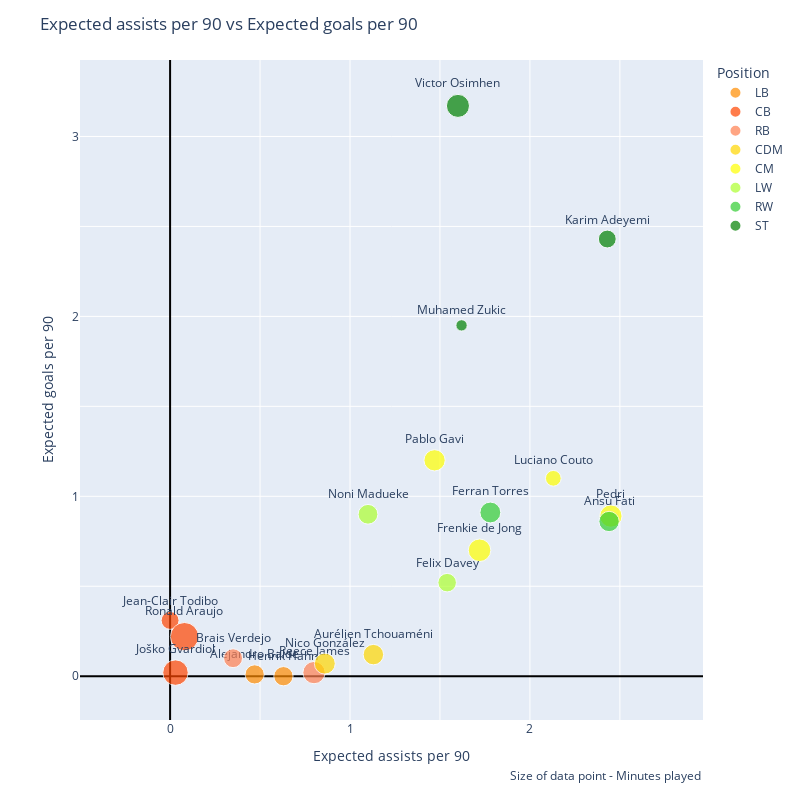
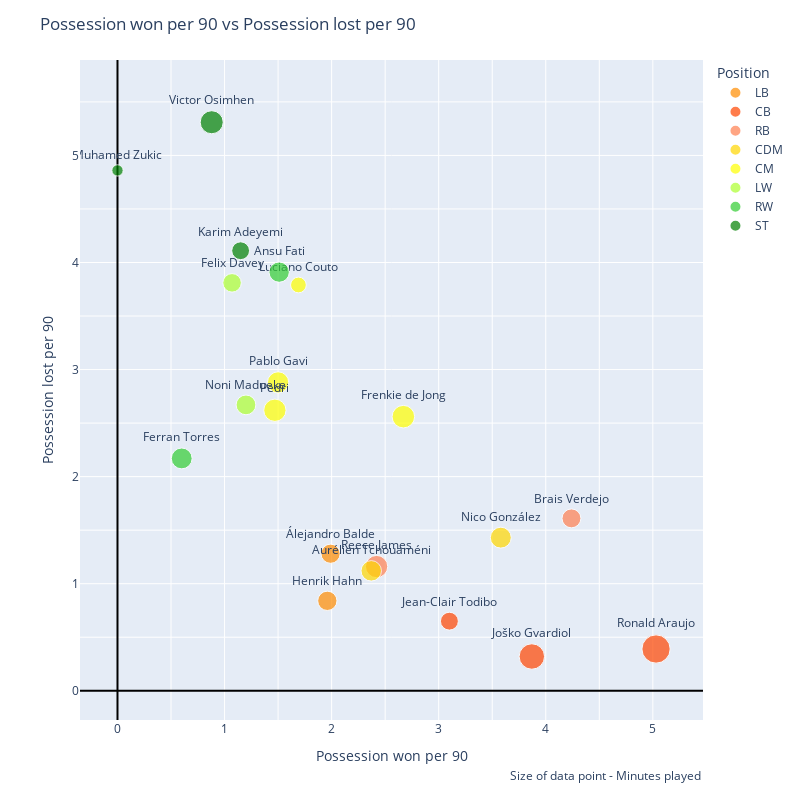
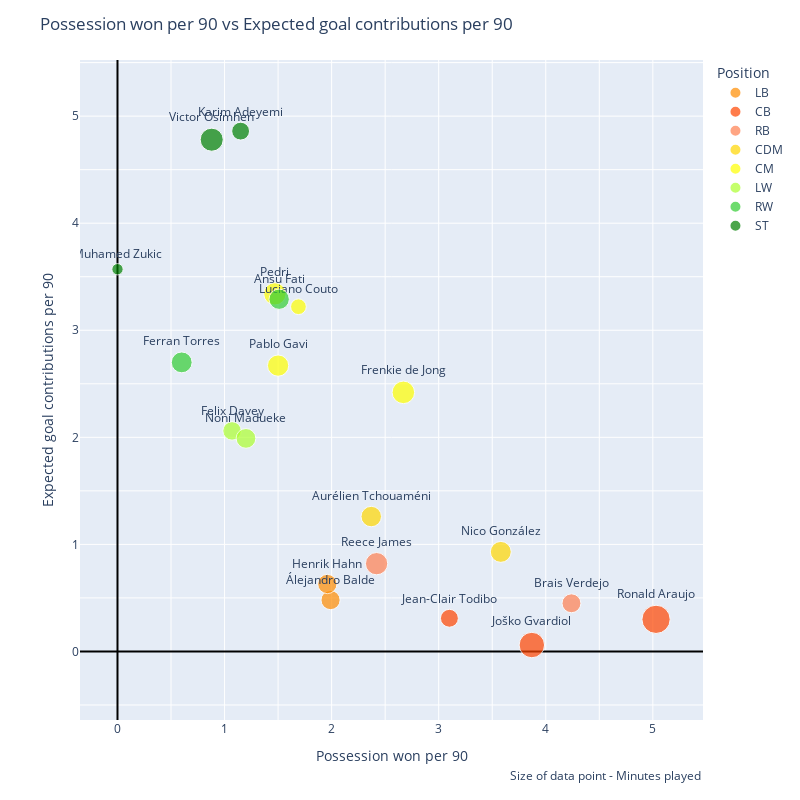

Source (notebook cell) for these figures, in order:
### Code cell
scatter_chart('xAp90', 'xGp90')
scatter_chart('PossessionWonp90', 'PossessionLostp90')
scatter_chart('PossessionWonp90', 'xGCp90')

### Figure 1 — Plotly figure (JSON) as saved in the notebook; plotly's stock layout.template omitted (floating-point values rounded to 4 significant figures)
{"data": [{"customdata": [["Álejandro Balde"], ["Henrik Hahn"]], "hovertemplate": "Position=LB<br>Expected assists per 90=%{x}<br>Expected goals per 90=%{y}<br>Minutes played=%{marker.size}<br>Name=%{customdata[0]}<extra></extra>", "legendgroup": "LB", "marker": {"color": "darkorange", "size": [634, 642], "sizemode": "area", "sizeref": 3.447, "symbol": "circle"}, "mode": "markers+text", "name": "LB", "orientation": "v", "showlegend": true, "text": ["Álejandro Balde", "Henrik Hahn"], "textposition": "top center", "type": "scatter", "x": [0.47, 0.63], "xaxis": "x", "y": [0.01, 0], "yaxis": "y"}, {"customdata": [["Jean-Clair Todibo"], ["Joško Gvardiol"], ["Ronald Araujo"]], "hovertemplate": "Position=CB<br>Expected assists per 90=%{x}<br>Expected goals per 90=%{y}<br>Minutes played=%{marker.size}<br>Name=%{customdata[0]}<extra></extra>", "legendgroup": "CB", "marker": {"color": "orangered", "size": [552, 1116, 1379], "sizemode": "area", "sizeref": 3.447, "symbol": "circle"}, "mode": "markers+text", "name": "CB", "orientation": "v", "showlegend": true, "text": ["Jean-Clair Todibo", "Joško Gvardiol", "Ronald Araujo"], "textposition": "top center", "type": "scatter", "x": [0, 0.03, 0.08], "xaxis": "x", "y": [0.31, 0.02, 0.22], "yaxis": "y"}, {"customdata": [["Reece James"], ["Brais Verdejo"]], "hovertemplate": "Position=RB<br>Expected assists per 90=%{x}<br>Expected goals per 90=%{y}<br>Minutes played=%{marker.size}<br>Name=%{customdata[0]}<extra></extra>", "legendgroup": "RB", "marker": {"color": "coral", "size": [857, 616], "sizemode": "area", "sizeref": 3.447, "symbol": "circle"}, "mode": "markers+text", "name": "RB", "orientation": "v", "showlegend": true, "text": ["Reece James", "Brais Verdejo"], "textposition": "top center", "type": "scatter", "x": [0.8, 0.35], "xaxis": "x", "y": [0.02, 0.1], "yaxis": "y"}, {"customdata": [["Aurélien Tchouaméni"], ["Nico González"]], "hovertemplate": "Position=CDM<br>Expected assists per 90=%{x}<br>Expected goals per 90=%{y}<br>Minutes played=%{marker.size}<br>Name=%{customdata[0]}<extra></extra>", "legendgroup": "CDM", "marker": {"color": "gold", "size": [722, 755], "sizemode": "area", "sizeref": 3.447, "symbol": "circle"}, "mode": "markers+text", "name": "CDM", "orientation": "v", "showlegend": true, "text": ["Aurélien Tchouaméni", "Nico González"], "textposition": "top center", "type": "scatter", "x": [1.13, 0.86], "xaxis": "x", "y": [0.12, 0.07], "yaxis": "y"}, {"customdata": [["Luciano Couto"], ["Pablo Gavi"], ["Pedri"], ["Frenkie de Jong"]], "hovertemplate": "Position=CM<br>Expected assists per 90=%{x}<br>Expected goals per 90=%{y}<br>Minutes played=%{marker.size}<br>Name=%{customdata[0]}<extra></extra>", "legendgroup": "CM", "marker": {"color": "yellow", "size": [427, 780, 859, 878], "sizemode": "area", "sizeref": 3.447, "symbol": "circle"}, "mode": "markers+text", "name": "CM", "orientation": "v", "showlegend": true, "text": ["Luciano Couto", "Pablo Gavi", "Pedri", "Frenkie de Jong"], "textposition": "top center", "type": "scatter", "x": [2.13, 1.47, 2.45, 1.72], "xaxis": "x", "y": [1.1, 1.2, 0.89, 0.7], "yaxis": "y"}, {"customdata": [["Felix Davey"], ["Noni Madueke"]], "hovertemplate": "Position=LW<br>Expected assists per 90=%{x}<br>Expected goals per 90=%{y}<br>Minutes played=%{marker.size}<br>Name=%{customdata[0]}<extra></extra>", "legendgroup": "LW", "marker": {"color": "greenyellow", "size": [591, 673], "sizemode": "area", "sizeref": 3.447, "symbol": "circle"}, "mode": "markers+text", "name": "LW", "orientation": "v", "showlegend": true, "text": ["Felix Davey", "Noni Madueke"], "textposition": "top center", "type": "scatter", "x": [1.54, 1.1], "xaxis": "x", "y": [0.52, 0.9], "yaxis": "y"}, {"customdata": [["Ansu Fati"], ["Ferran Torres"]], "hovertemplate": "Position=RW<br>Expected assists per 90=%{x}<br>Expected goals per 90=%{y}<br>Minutes played=%{marker.size}<br>Name=%{customdata[0]}<extra></extra>", "legendgroup": "RW", "marker": {"color": "limegreen", "size": [713, 748], "sizemode": "area", "sizeref": 3.447, "symbol": "circle"}, "mode": "markers+text", "name": "RW", "orientation": "v", "showlegend": true, "text": ["Ansu Fati", "Ferran Torres"], "textposition": "top center", "type": "scatter", "x": [2.44, 1.78], "xaxis": "x", "y": [0.86, 0.91], "yaxis": "y"}, {"customdata": [["Muhamed Zukic"], ["Karim Adeyemi"], ["Victor Osimhen"]], "hovertemplate": "Position=ST<br>Expected assists per 90=%{x}<br>Expected goals per 90=%{y}<br>Minutes played=%{marker.size}<br>Name=%{customdata[0]}<extra></extra>", "legendgroup": "ST", "marker": {"color": "green", "size": [222, 548, 916], "sizemode": "area", "sizeref": 3.447, "symbol": "circle"}, "mode": "markers+text", "name": "ST", "orientation": "v", "showlegend": true, "text": ["Muhamed Zukic", "Karim Adeyemi", "Victor Osimhen"], "textposition": "top center", "type": "scatter", "x": [1.62, 2.43, 1.6], "xaxis": "x", "y": [1.95, 2.43, 3.17], "yaxis": "y"}], "layout": {"annotations": [{"showarrow": false, "text": "Size of data point - Minutes played", "x": 1, "xanchor": "right", "xref": "paper", "xshift": 0, "y": -0.1, "yanchor": "auto", "yref": "paper", "yshift": 0}], "height": 800, "legend": {"itemsizing": "constant", "title": {"text": "Position"}, "tracegroupgap": 0}, "margin": {"t": 60}, "title": {"text": "Expected assists per 90 vs Expected goals per 90"}, "width": 800, "xaxis": {"anchor": "y", "domain": [0, 1], "dtick": 0.5, "scaleanchor": "y", "scaleratio": 1, "tick0": 0, "ticklabelstep": 2, "title": {"text": "Expected assists per 90"}, "zeroline": true, "zerolinecolor": "Black", "zerolinewidth": 2}, "yaxis": {"anchor": "x", "domain": [0, 1], "dtick": 0.5, "scaleanchor": "x", "scaleratio": 1, "tick0": 0, "ticklabelstep": 2, "title": {"text": "Expected goals per 90"}, "zeroline": true, "zerolinecolor": "Black", "zerolinewidth": 2}}}

### Figure 2 — Plotly figure (JSON) as saved in the notebook; plotly's stock layout.template omitted (floating-point values rounded to 4 significant figures)
{"data": [{"customdata": [["Álejandro Balde"], ["Henrik Hahn"]], "hovertemplate": "Position=LB<br>Possession won per 90=%{x}<br>Possession lost per 90=%{y}<br>Minutes played=%{marker.size}<br>Name=%{customdata[0]}<extra></extra>", "legendgroup": "LB", "marker": {"color": "darkorange", "size": [634, 642], "sizemode": "area", "sizeref": 3.447, "symbol": "circle"}, "mode": "markers+text", "name": "LB", "orientation": "v", "showlegend": true, "text": ["Álejandro Balde", "Henrik Hahn"], "textposition": "top center", "type": "scatter", "x": [1.99, 1.96], "xaxis": "x", "y": [1.28, 0.84], "yaxis": "y"}, {"customdata": [["Jean-Clair Todibo"], ["Joško Gvardiol"], ["Ronald Araujo"]], "hovertemplate": "Position=CB<br>Possession won per 90=%{x}<br>Possession lost per 90=%{y}<br>Minutes played=%{marker.size}<br>Name=%{customdata[0]}<extra></extra>", "legendgroup": "CB", "marker": {"color": "orangered", "size": [552, 1116, 1379], "sizemode": "area", "sizeref": 3.447, "symbol": "circle"}, "mode": "markers+text", "name": "CB", "orientation": "v", "showlegend": true, "text": ["Jean-Clair Todibo", "Joško Gvardiol", "Ronald Araujo"], "textposition": "top center", "type": "scatter", "x": [3.1, 3.87, 5.03], "xaxis": "x", "y": [0.65, 0.32, 0.39], "yaxis": "y"}, {"customdata": [["Reece James"], ["Brais Verdejo"]], "hovertemplate": "Position=RB<br>Possession won per 90=%{x}<br>Possession lost per 90=%{y}<br>Minutes played=%{marker.size}<br>Name=%{customdata[0]}<extra></extra>", "legendgroup": "RB", "marker": {"color": "coral", "size": [857, 616], "sizemode": "area", "sizeref": 3.447, "symbol": "circle"}, "mode": "markers+text", "name": "RB", "orientation": "v", "showlegend": true, "text": ["Reece James", "Brais Verdejo"], "textposition": "top center", "type": "scatter", "x": [2.42, 4.24], "xaxis": "x", "y": [1.16, 1.61], "yaxis": "y"}, {"customdata": [["Aurélien Tchouaméni"], ["Nico González"]], "hovertemplate": "Position=CDM<br>Possession won per 90=%{x}<br>Possession lost per 90=%{y}<br>Minutes played=%{marker.size}<br>Name=%{customdata[0]}<extra></extra>", "legendgroup": "CDM", "marker": {"color": "gold", "size": [722, 755], "sizemode": "area", "sizeref": 3.447, "symbol": "circle"}, "mode": "markers+text", "name": "CDM", "orientation": "v", "showlegend": true, "text": ["Aurélien Tchouaméni", "Nico González"], "textposition": "top center", "type": "scatter", "x": [2.37, 3.58], "xaxis": "x", "y": [1.12, 1.43], "yaxis": "y"}, {"customdata": [["Luciano Couto"], ["Pablo Gavi"], ["Pedri"], ["Frenkie de Jong"]], "hovertemplate": "Position=CM<br>Possession won per 90=%{x}<br>Possession lost per 90=%{y}<br>Minutes played=%{marker.size}<br>Name=%{customdata[0]}<extra></extra>", "legendgroup": "CM", "marker": {"color": "yellow", "size": [427, 780, 859, 878], "sizemode": "area", "sizeref": 3.447, "symbol": "circle"}, "mode": "markers+text", "name": "CM", "orientation": "v", "showlegend": true, "text": ["Luciano Couto", "Pablo Gavi", "Pedri", "Frenkie de Jong"], "textposition": "top center", "type": "scatter", "x": [1.69, 1.5, 1.47, 2.67], "xaxis": "x", "y": [3.79, 2.88, 2.62, 2.56], "yaxis": "y"}, {"customdata": [["Felix Davey"], ["Noni Madueke"]], "hovertemplate": "Position=LW<br>Possession won per 90=%{x}<br>Possession lost per 90=%{y}<br>Minutes played=%{marker.size}<br>Name=%{customdata[0]}<extra></extra>", "legendgroup": "LW", "marker": {"color": "greenyellow", "size": [591, 673], "sizemode": "area", "sizeref": 3.447, "symbol": "circle"}, "mode": "markers+text", "name": "LW", "orientation": "v", "showlegend": true, "text": ["Felix Davey", "Noni Madueke"], "textposition": "top center", "type": "scatter", "x": [1.07, 1.2], "xaxis": "x", "y": [3.81, 2.67], "yaxis": "y"}, {"customdata": [["Ansu Fati"], ["Ferran Torres"]], "hovertemplate": "Position=RW<br>Possession won per 90=%{x}<br>Possession lost per 90=%{y}<br>Minutes played=%{marker.size}<br>Name=%{customdata[0]}<extra></extra>", "legendgroup": "RW", "marker": {"color": "limegreen", "size": [713, 748], "sizemode": "area", "sizeref": 3.447, "symbol": "circle"}, "mode": "markers+text", "name": "RW", "orientation": "v", "showlegend": true, "text": ["Ansu Fati", "Ferran Torres"], "textposition": "top center", "type": "scatter", "x": [1.51, 0.6], "xaxis": "x", "y": [3.91, 2.17], "yaxis": "y"}, {"customdata": [["Muhamed Zukic"], ["Karim Adeyemi"], ["Victor Osimhen"]], "hovertemplate": "Position=ST<br>Possession won per 90=%{x}<br>Possession lost per 90=%{y}<br>Minutes played=%{marker.size}<br>Name=%{customdata[0]}<extra></extra>", "legendgroup": "ST", "marker": {"color": "green", "size": [222, 548, 916], "sizemode": "area", "sizeref": 3.447, "symbol": "circle"}, "mode": "markers+text", "name": "ST", "orientation": "v", "showlegend": true, "text": ["Muhamed Zukic", "Karim Adeyemi", "Victor Osimhen"], "textposition": "top center", "type": "scatter", "x": [0, 1.15, 0.88], "xaxis": "x", "y": [4.86, 4.11, 5.31], "yaxis": "y"}], "layout": {"annotations": [{"showarrow": false, "text": "Size of data point - Minutes played", "x": 1, "xanchor": "right", "xref": "paper", "xshift": 0, "y": -0.1, "yanchor": "auto", "yref": "paper", "yshift": 0}], "height": 800, "legend": {"itemsizing": "constant", "title": {"text": "Position"}, "tracegroupgap": 0}, "margin": {"t": 60}, "title": {"text": "Possession won per 90 vs Possession lost per 90"}, "width": 800, "xaxis": {"anchor": "y", "domain": [0, 1], "dtick": 0.5, "scaleanchor": "y", "scaleratio": 1, "tick0": 0, "ticklabelstep": 2, "title": {"text": "Possession won per 90"}, "zeroline": true, "zerolinecolor": "Black", "zerolinewidth": 2}, "yaxis": {"anchor": "x", "domain": [0, 1], "dtick": 0.5, "scaleanchor": "x", "scaleratio": 1, "tick0": 0, "ticklabelstep": 2, "title": {"text": "Possession lost per 90"}, "zeroline": true, "zerolinecolor": "Black", "zerolinewidth": 2}}}

### Figure 3 — Plotly figure (JSON) as saved in the notebook; plotly's stock layout.template omitted (floating-point values rounded to 4 significant figures)
{"data": [{"customdata": [["Álejandro Balde"], ["Henrik Hahn"]], "hovertemplate": "Position=LB<br>Possession won per 90=%{x}<br>Expected goal contributions per 90=%{y}<br>Minutes played=%{marker.size}<br>Name=%{customdata[0]}<extra></extra>", "legendgroup": "LB", "marker": {"color": "darkorange", "size": [634, 642], "sizemode": "area", "sizeref": 3.447, "symbol": "circle"}, "mode": "markers+text", "name": "LB", "orientation": "v", "showlegend": true, "text": ["Álejandro Balde", "Henrik Hahn"], "textposition": "top center", "type": "scatter", "x": [1.99, 1.96], "xaxis": "x", "y": [0.48, 0.63], "yaxis": "y"}, {"customdata": [["Jean-Clair Todibo"], ["Joško Gvardiol"], ["Ronald Araujo"]], "hovertemplate": "Position=CB<br>Possession won per 90=%{x}<br>Expected goal contributions per 90=%{y}<br>Minutes played=%{marker.size}<br>Name=%{customdata[0]}<extra></extra>", "legendgroup": "CB", "marker": {"color": "orangered", "size": [552, 1116, 1379], "sizemode": "area", "sizeref": 3.447, "symbol": "circle"}, "mode": "markers+text", "name": "CB", "orientation": "v", "showlegend": true, "text": ["Jean-Clair Todibo", "Joško Gvardiol", "Ronald Araujo"], "textposition": "top center", "type": "scatter", "x": [3.1, 3.87, 5.03], "xaxis": "x", "y": [0.31, 0.06, 0.3], "yaxis": "y"}, {"customdata": [["Reece James"], ["Brais Verdejo"]], "hovertemplate": "Position=RB<br>Possession won per 90=%{x}<br>Expected goal contributions per 90=%{y}<br>Minutes played=%{marker.size}<br>Name=%{customdata[0]}<extra></extra>", "legendgroup": "RB", "marker": {"color": "coral", "size": [857, 616], "sizemode": "area", "sizeref": 3.447, "symbol": "circle"}, "mode": "markers+text", "name": "RB", "orientation": "v", "showlegend": true, "text": ["Reece James", "Brais Verdejo"], "textposition": "top center", "type": "scatter", "x": [2.42, 4.24], "xaxis": "x", "y": [0.82, 0.45], "yaxis": "y"}, {"customdata": [["Aurélien Tchouaméni"], ["Nico González"]], "hovertemplate": "Position=CDM<br>Possession won per 90=%{x}<br>Expected goal contributions per 90=%{y}<br>Minutes played=%{marker.size}<br>Name=%{customdata[0]}<extra></extra>", "legendgroup": "CDM", "marker": {"color": "gold", "size": [722, 755], "sizemode": "area", "sizeref": 3.447, "symbol": "circle"}, "mode": "markers+text", "name": "CDM", "orientation": "v", "showlegend": true, "text": ["Aurélien Tchouaméni", "Nico González"], "textposition": "top center", "type": "scatter", "x": [2.37, 3.58], "xaxis": "x", "y": [1.26, 0.93], "yaxis": "y"}, {"customdata": [["Luciano Couto"], ["Pablo Gavi"], ["Pedri"], ["Frenkie de Jong"]], "hovertemplate": "Position=CM<br>Possession won per 90=%{x}<br>Expected goal contributions per 90=%{y}<br>Minutes played=%{marker.size}<br>Name=%{customdata[0]}<extra></extra>", "legendgroup": "CM", "marker": {"color": "yellow", "size": [427, 780, 859, 878], "sizemode": "area", "sizeref": 3.447, "symbol": "circle"}, "mode": "markers+text", "name": "CM", "orientation": "v", "showlegend": true, "text": ["Luciano Couto", "Pablo Gavi", "Pedri", "Frenkie de Jong"], "textposition": "top center", "type": "scatter", "x": [1.69, 1.5, 1.47, 2.67], "xaxis": "x", "y": [3.22, 2.67, 3.34, 2.42], "yaxis": "y"}, {"customdata": [["Felix Davey"], ["Noni Madueke"]], "hovertemplate": "Position=LW<br>Possession won per 90=%{x}<br>Expected goal contributions per 90=%{y}<br>Minutes played=%{marker.size}<br>Name=%{customdata[0]}<extra></extra>", "legendgroup": "LW", "marker": {"color": "greenyellow", "size": [591, 673], "sizemode": "area", "sizeref": 3.447, "symbol": "circle"}, "mode": "markers+text", "name": "LW", "orientation": "v", "showlegend": true, "text": ["Felix Davey", "Noni Madueke"], "textposition": "top center", "type": "scatter", "x": [1.07, 1.2], "xaxis": "x", "y": [2.06, 1.99], "yaxis": "y"}, {"customdata": [["Ansu Fati"], ["Ferran Torres"]], "hovertemplate": "Position=RW<br>Possession won per 90=%{x}<br>Expected goal contributions per 90=%{y}<br>Minutes played=%{marker.size}<br>Name=%{customdata[0]}<extra></extra>", "legendgroup": "RW", "marker": {"color": "limegreen", "size": [713, 748], "sizemode": "area", "sizeref": 3.447, "symbol": "circle"}, "mode": "markers+text", "name": "RW", "orientation": "v", "showlegend": true, "text": ["Ansu Fati", "Ferran Torres"], "textposition": "top center", "type": "scatter", "x": [1.51, 0.6], "xaxis": "x", "y": [3.29, 2.7], "yaxis": "y"}, {"customdata": [["Muhamed Zukic"], ["Karim Adeyemi"], ["Victor Osimhen"]], "hovertemplate": "Position=ST<br>Possession won per 90=%{x}<br>Expected goal contributions per 90=%{y}<br>Minutes played=%{marker.size}<br>Name=%{customdata[0]}<extra></extra>", "legendgroup": "ST", "marker": {"color": "green", "size": [222, 548, 916], "sizemode": "area", "sizeref": 3.447, "symbol": "circle"}, "mode": "markers+text", "name": "ST", "orientation": "v", "showlegend": true, "text": ["Muhamed Zukic", "Karim Adeyemi", "Victor Osimhen"], "textposition": "top center", "type": "scatter", "x": [0, 1.15, 0.88], "xaxis": "x", "y": [3.57, 4.86, 4.78], "yaxis": "y"}], "layout": {"annotations": [{"showarrow": false, "text": "Size of data point - Minutes played", "x": 1, "xanchor": "right", "xref": "paper", "xshift": 0, "y": -0.1, "yanchor": "auto", "yref": "paper", "yshift": 0}], "height": 800, "legend": {"itemsizing": "constant", "title": {"text": "Position"}, "tracegroupgap": 0}, "margin": {"t": 60}, "title": {"text": "Possession won per 90 vs Expected goal contributions per 90"}, "width": 800, "xaxis": {"anchor": "y", "domain": [0, 1], "dtick": 0.5, "scaleanchor": "y", "scaleratio": 1, "tick0": 0, "ticklabelstep": 2, "title": {"text": "Possession won per 90"}, "zeroline": true, "zerolinecolor": "Black", "zerolinewidth": 2}, "yaxis": {"anchor": "x", "domain": [0, 1], "dtick": 0.5, "scaleanchor": "x", "scaleratio": 1, "tick0": 0, "ticklabelstep": 2, "title": {"text": "Expected goal contributions per 90"}, "zeroline": true, "zerolinecolor": "Black", "zerolinewidth": 2}}}
